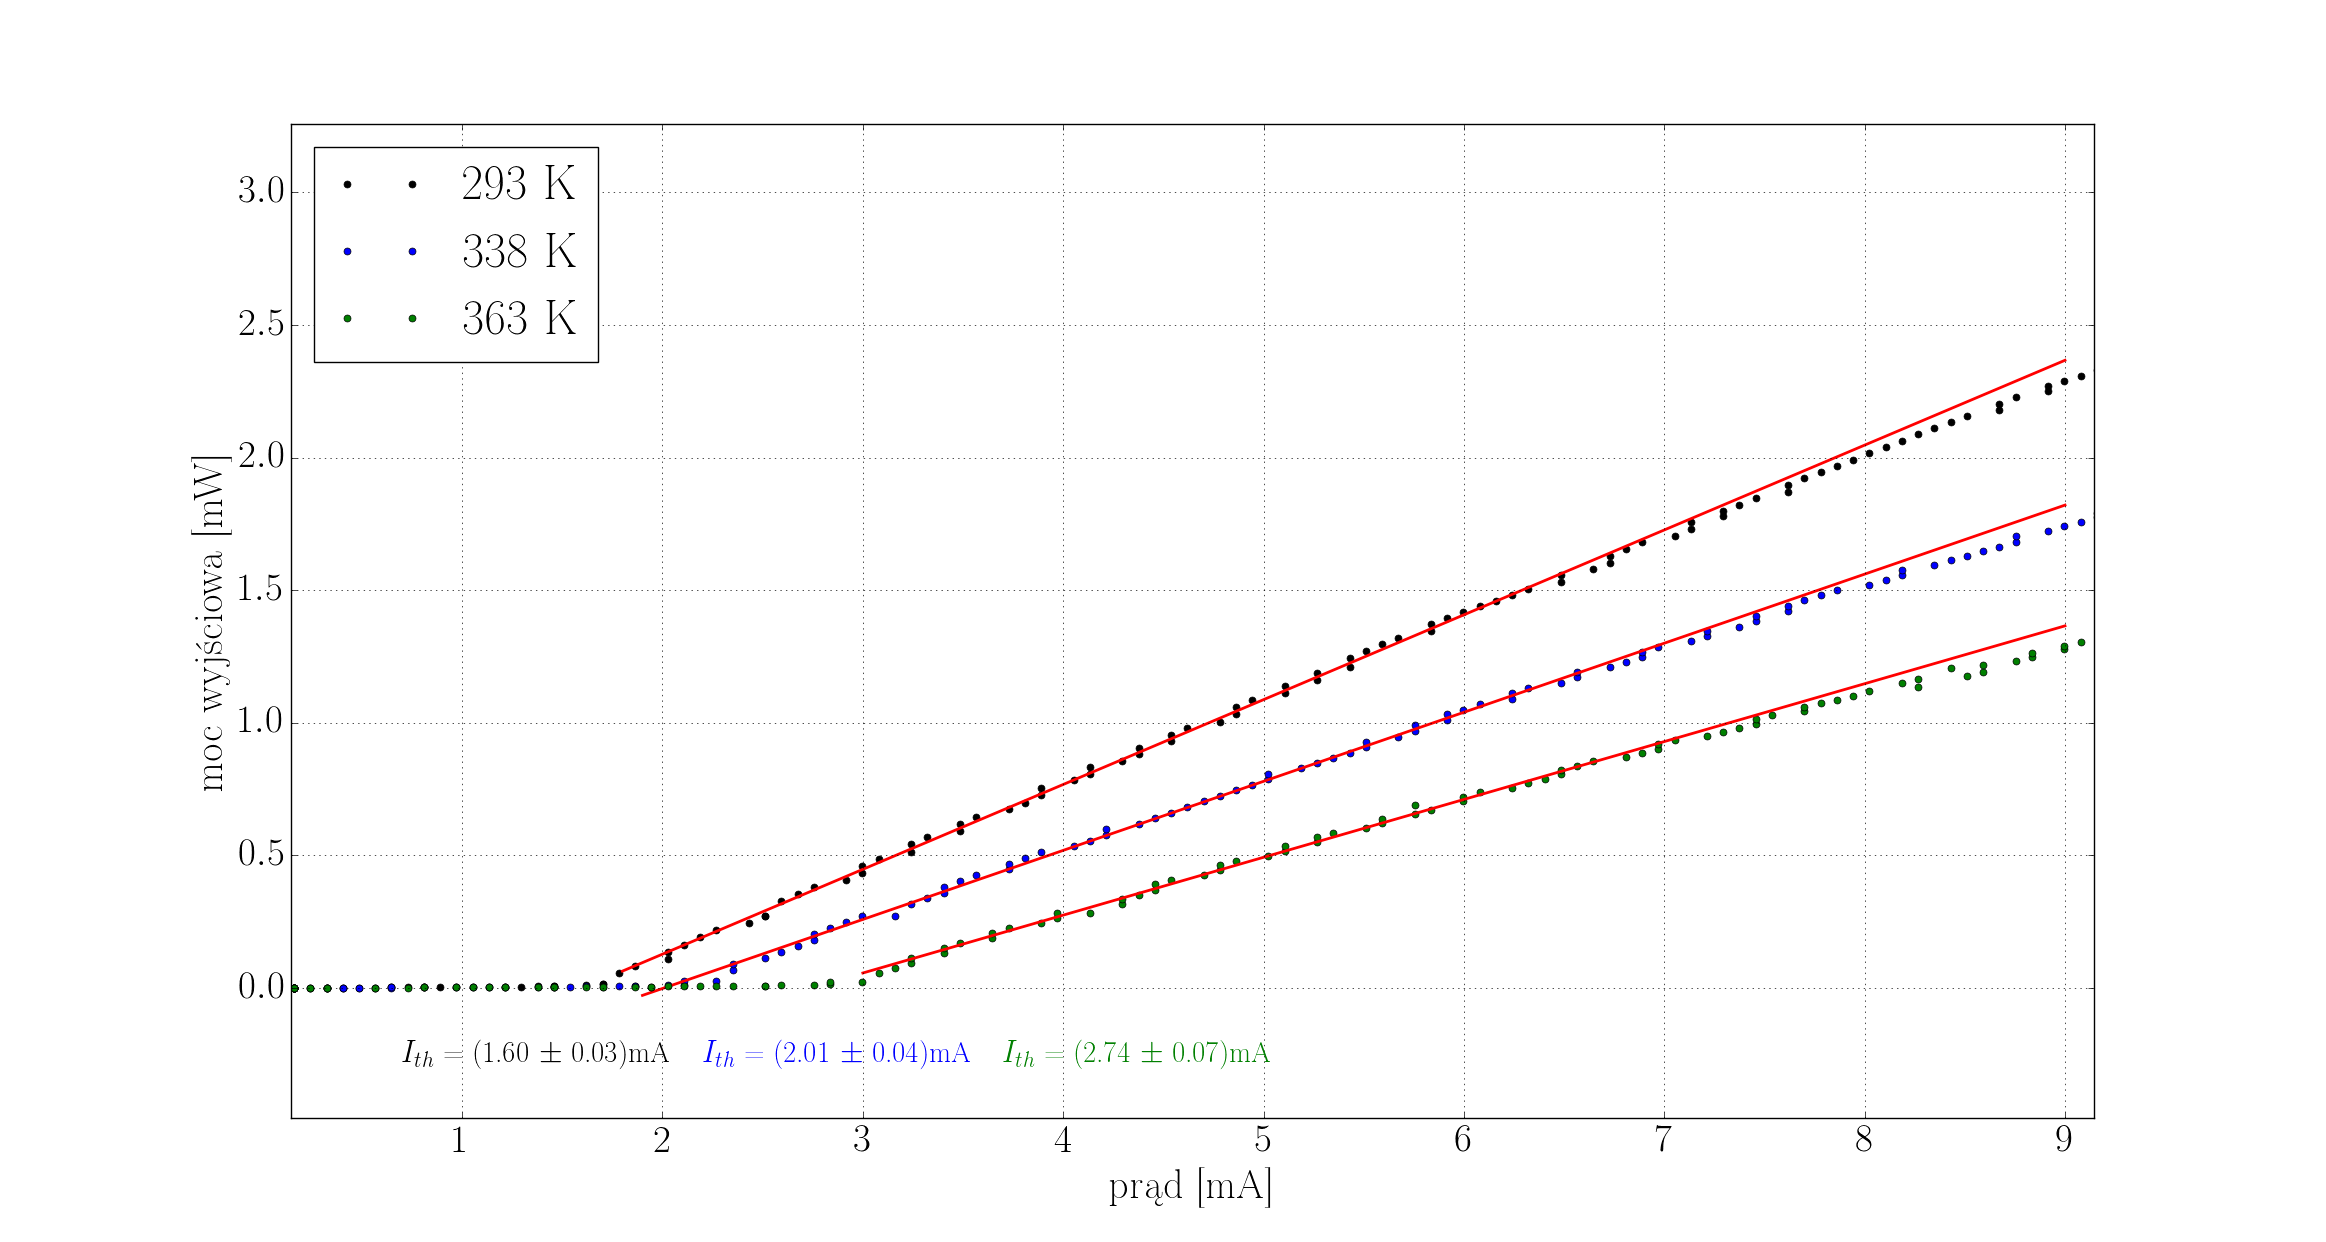

Write Python code to recreate this figure.
# -*- coding: utf-8 -*-
from __future__ import unicode_literals
from __future__ import division
import matplotlib
matplotlib.use('qt5Agg')
import matplotlib.pyplot as plt
import numpy as np
from scipy.optimize import curve_fit
from sympy.solvers import solve
from sympy import Symbol


plt.rcParams['font.family'] = 'serif'
plt.rcParams['font.serif'] = 'Computer Modern Roman'
plt.rcParams['text.usetex'] = True
plt.rcParams['text.latex.unicode'] = True
plt.rcParams.update({'font.size': 28})
plt.rcParams['text.latex.preamble'] = r'\usepackage[T1]{polski}'


class Fit:
    def __init__(self, path_to_data):
        self.path_to_data = path_to_data
        self.current, self.voltage, self.power = np.loadtxt(self.path_to_data, unpack=True, skiprows=1)
        self.a = 0
        self.b = 0
        self.da = 0
        self.db = 0
        self.I_0 = 0
        self.dI_0 = 0

    @staticmethod
    def f(x, a, b):
        return a*x + b

    def do_fit(self, start_to_fit, end_to_fit):
        x, y = self._get_data_to_fit(start_to_fit, end_to_fit)
        popt, pcov = curve_fit(self.f, x, y)
        self.a = popt[0]
        self.b = popt[1]
        error = np.abs(np.diag(pcov)**0.5)
        self.da = error[0]
        self.db = error[1]
        self.I_0 = self._find_I0()
        self.dI_0 = self._find_dI0()
        print(u"a = %s \u00B1 %s" % (self.a, self.da))
        print(u"b = %s \u00B1 %s" % (self.b, self.db))
        print(u"I_0 = (%.10f \u00B1 %.10f) mA" % (self.I_0, self.dI_0))
        #self._fit_plot(start_to_fit, end_to_fit)
        return self.a, self.b, self.I_0, self.dI_0

    @property
    def get_data(self):
        return self.current*1000, self.voltage*1000, self.power*1000

    def get_fit_parameters(self):
        return self.a, self.da, self.b, self.db, self.I_0, self.dI_0

    def _get_data_to_fit(self, start_to_fit, end_to_fit):
        x_to_fit = []
        y_to_fit = []
        for i in range(0, len(self.current)):
            if self.current[i]*1000 > start_to_fit and self.current[i]*1000 < end_to_fit:
                x_to_fit.append(self.current[i]*1000)
                y_to_fit.append(self.power[i]*1000)
        np.savetxt('data_to_fit.txt', np.c_[x_to_fit, y_to_fit], fmt='%1.12e', header=' J [A] \t V \t L [w] ')
        return x_to_fit, y_to_fit

    def _find_I0(self):
        I = Symbol('I')
        I_0 = solve(self.a * I + self.b, I)
        return float(I_0[0])

    def _find_dI0(self):
        return abs((-self.b/(self.a**2))) * self.da + abs((-1/self.a)) * self.db

    def _fit_plot(self, start_to_fit, end_to_fit):
        fig, ax1 = plt.subplots()
        ax1.plot(self.current * 1000, self.power * 1000, 'ro', markersize=4)
        ax1.set_xlim([0, max(self.current * 1000)])
        ax1.set_ylim([0, max(self.power * 1000)])
        x = np.linspace(start_to_fit, end_to_fit, 100)
        y = self.a * x + self.b
        ax1.axhline(0., ls='-', color='k')
        ax1.plot(x, y, 'b-', linewidth=2)
        plt.text(start_to_fit + 0.1 * start_to_fit, 0.1,
                 "$I_{th}$ = (%.1f $\pm$ %.1f)mA" % (float(self.I_0), self.dI_0 + 0.1))
        ax1.set_xlabel(u"prąd [mA]")
        ax1.set_ylabel(u"moc wyjściowa [mW]")
        plt.grid(True)
        plt.show()

pl20 = Fit("temp_20.txt")
a_20, b_20, I_0_20, dI_0_20 = pl20.do_fit(1.7, 7)
x_20 = np.linspace(1.8, 9, 100)
y_20 = a_20*x_20 + b_20
current_20, voltage_20, power_20 = pl20.get_data

pl65 = Fit("temp_65.txt")
a_65, b_65, I_0_65, dI_0_65 = pl65.do_fit(2.0, 7)
x_65 = np.linspace(1.9, 9, 100)
y_65 = a_65*x_65 + b_65
current_65, voltage_65, power_65 = pl65.get_data

pl65 = Fit("temp_90.txt")
a_90, b_90, I_0_90, dI_0_90 = pl65.do_fit(3, 7)
x_90 = np.linspace(3, 9, 100)
y_90 = a_90*x_90 + b_90
current_90, voltage_90, power_90 = pl65.get_data




fig, ax1 = plt.subplots()

ax1.plot(current_20, power_20, 'ko', markersize=5,label="293 K")
ax1.plot(x_20, y_20, 'r-', linewidth=2)
plt.text(0.7, -0.3, "$I_{th}$ = (%.2f $\pm$ %.2f)mA" % (float(I_0_20), dI_0_20 + 0.01), size=22, color="black")

ax1.plot(current_65, power_65, 'bo', markersize=5,label="338 K")
ax1.plot(x_65, y_65, 'r-', linewidth=2)
plt.text(2.2, -0.3, "$I_{th}$ = (%.2f $\pm$ %.2f)mA" % (float(I_0_65), dI_0_65 + 0.01), size=22, color="blue")

ax1.plot(current_90, power_90, 'go', markersize=5,label="363 K")
ax1.plot(x_90, y_90, 'r-', linewidth=2)
plt.text(3.7, -0.3, "$I_{th}$ = (%.2f $\pm$ %.2f)mA" % (float(I_0_90), dI_0_90 + 0.01), size=22, color="green")

ax1.set_xlabel(u"prąd [mA]")
ax1.set_ylabel(u"moc wyjściowa [mW]")

plt.legend(loc=2)
plt.grid(True)
plt.show()
